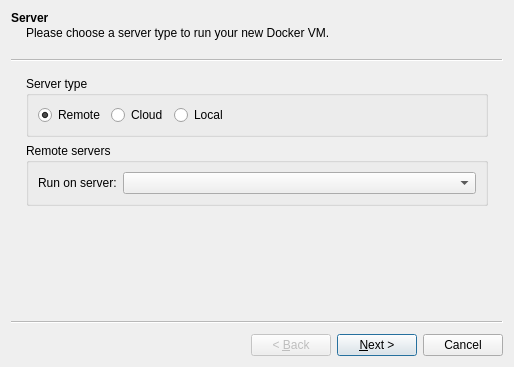
<?xml version="1.0" encoding="UTF-8"?>
<ui version="4.0">
 <class>DockerVMWizard</class>
 <widget class="QWizard" name="DockerVMWizard">
  <property name="geometry">
   <rect>
    <x>0</x>
    <y>0</y>
    <width>514</width>
    <height>367</height>
   </rect>
  </property>
  <property name="windowTitle">
   <string>New Docker VM template</string>
  </property>
  <property name="modal">
   <bool>true</bool>
  </property>
  <widget class="QWizardPage" name="uiServerWizardPage">
   <property name="title">
    <string>Server</string>
   </property>
   <property name="subTitle">
    <string>Please choose a server type to run your new Docker VM.</string>
   </property>
   <layout class="QGridLayout" name="gridLayout_2">
    <item row="0" column="0">
     <widget class="QGroupBox" name="uiServerTypeGroupBox">
      <property name="title">
       <string>Server type</string>
      </property>
      <layout class="QHBoxLayout" name="horizontalLayout">
       <item>
        <widget class="QRadioButton" name="uiRemoteRadioButton">
         <property name="text">
          <string>Remote</string>
         </property>
         <property name="checked">
          <bool>true</bool>
         </property>
        </widget>
       </item>
       <item>
        <widget class="QRadioButton" name="uiCloudRadioButton">
         <property name="text">
          <string>Cloud</string>
         </property>
        </widget>
       </item>
       <item>
        <widget class="QRadioButton" name="uiLocalRadioButton">
         <property name="text">
          <string>Local</string>
         </property>
        </widget>
       </item>
       <item>
        <spacer name="horizontalSpacer">
         <property name="orientation">
          <enum>Qt::Horizontal</enum>
         </property>
         <property name="sizeHint" stdset="0">
          <size>
           <width>40</width>
           <height>20</height>
          </size>
         </property>
        </spacer>
       </item>
      </layout>
     </widget>
    </item>
    <item row="1" column="0">
     <widget class="QGroupBox" name="uiRemoteServersGroupBox">
      <property name="title">
       <string>Remote servers</string>
      </property>
      <layout class="QGridLayout" name="gridLayout_8">
       <item row="0" column="1">
        <widget class="QComboBox" name="uiRemoteServersComboBox">
         <property name="enabled">
          <bool>true</bool>
         </property>
         <property name="sizePolicy">
          <sizepolicy hsizetype="Expanding" vsizetype="Fixed">
           <horstretch>0</horstretch>
           <verstretch>0</verstretch>
          </sizepolicy>
         </property>
        </widget>
       </item>
       <item row="0" column="0">
        <widget class="QLabel" name="uiRemoteServersLabel">
         <property name="text">
          <string>Run on server:</string>
         </property>
        </widget>
       </item>
      </layout>
     </widget>
    </item>
   </layout>
  </widget>
  <widget class="QWizardPage" name="uiDockerWizardPage">
   <property name="title">
    <string>Docker Virtual Machine</string>
   </property>
   <property name="subTitle">
    <string>Please choose a Docker virtual machine from the list.</string>
   </property>
   <layout class="QGridLayout" name="gridLayout">
    <item row="0" column="0">
     <widget class="QLabel" name="uiImageListLabel">
      <property name="text">
       <string>Image list:</string>
      </property>
     </widget>
    </item>
    <item row="0" column="1">
     <widget class="QComboBox" name="uiImageListComboBox">
      <property name="sizePolicy">
       <sizepolicy hsizetype="Expanding" vsizetype="Fixed">
        <horstretch>0</horstretch>
        <verstretch>0</verstretch>
       </sizepolicy>
      </property>
     </widget>
    </item>
   </layout>
  </widget>
 </widget>
 <tabstops>
  <tabstop>uiImageListComboBox</tabstop>
 </tabstops>
 <resources/>
 <connections/>
</ui>
